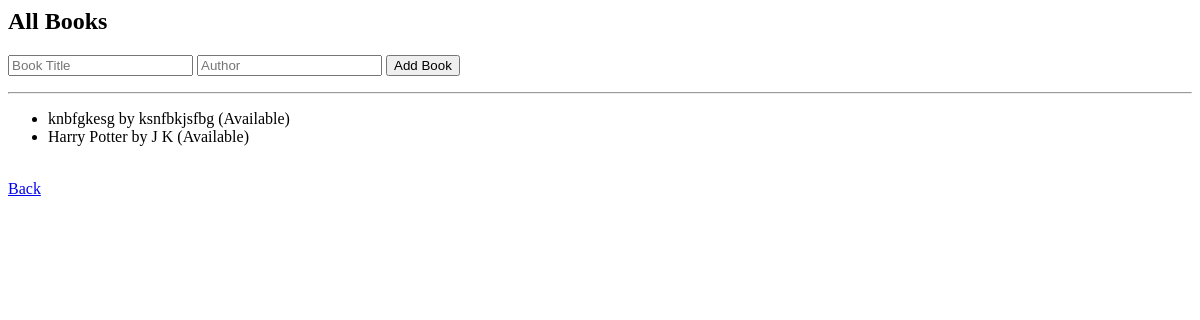
Page /admin/books (signed in) on the earlier database version.
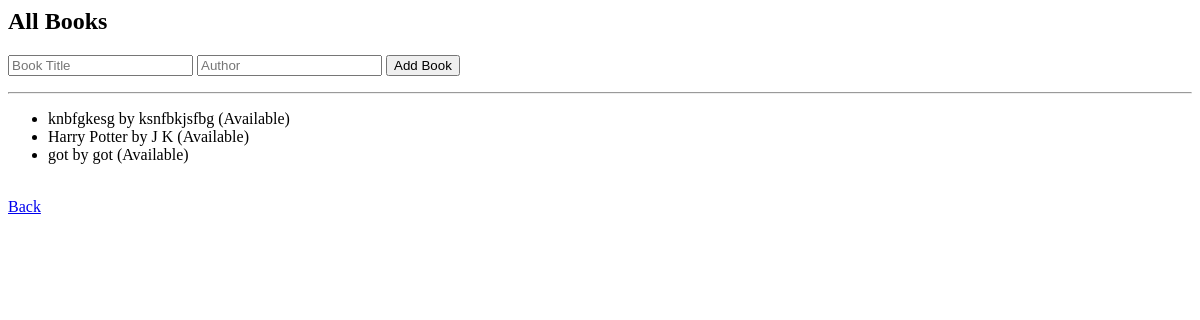
Same page on the later database version.
### tables this page shows
CREATE TABLE books (
                   id INTEGER PRIMARY KEY AUTOINCREMENT,
                   title TEXT NOT NULL,
                   author TEXT NOT NULL,
                   available INTEGER DEFAULT 1
                   );

### admin.py (the view, shortened to what this page needs)
@admin_bp.route("/books", methods=["GET", "POST"])
@jwt_required()
def books():
    claims = get_jwt()
    if claims.get("role") != "admin":
        return "Forbidden", 403
    conn = get_db_connection()
    books = conn.execute("SELECT * FROM books").fetchall()
    conn.close()
    return render_template("admin/books.html", books=books)

### database.py (called while the page is built)
def get_db_connection():
    conn = sqlite3.connect(DB_NAME)
    conn.row_factory = sqlite3.Row
    return conn

### templates/admin/books.html (shortened to what this page needs)
<h2>All Books</h2>
<form method="post">
    <input name="title" placeholder="Book Title" required>
    <input name="author" placeholder="Author" required>
    <button type="submit">Add Book</button>
</form>
<hr>
{% if books %}
<ul>
    {% for book in books %}
    <li>
        {{ book.title }} by {{ book.author }}
        {% if book.available %}
        (Available)
        {% else %}
        (Issued)
        {% endif %}
    </li>
    {% endfor %}
</ul>
{% else %}
<p>No books found.</p>
{% endif %}
<a href="{{ url_for('admin.dashboard') }}">Back</a>

Differences in the rows shown:
added books: title "got", author "got", available "(Available)"
